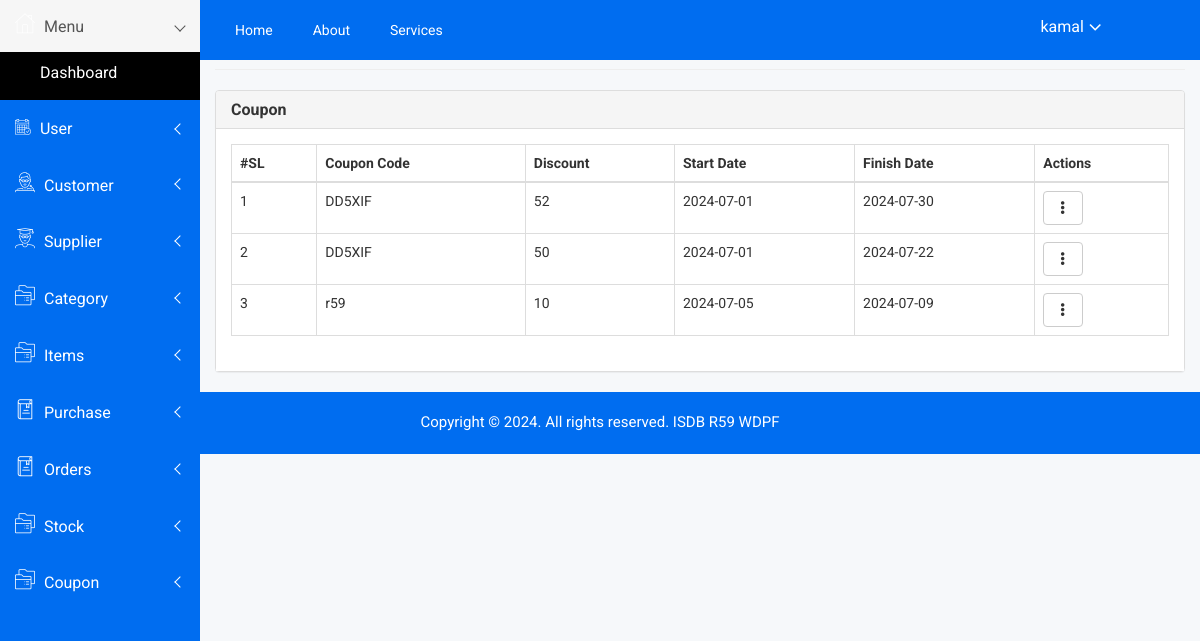
Before: /admin/coupon_list.php (signed in) with the older database file.
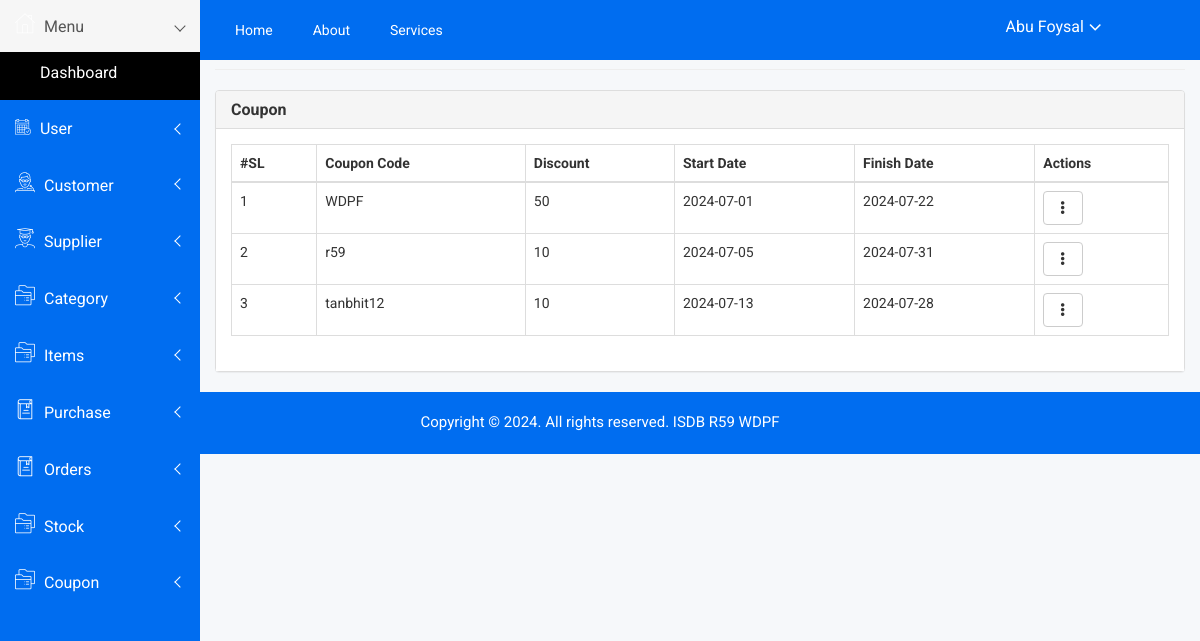
After: the same page with the newer database file.
### tables this page shows
CREATE TABLE `coupon` (
  `id` int(11) NOT NULL,
  `cupon_code` varchar(100) NOT NULL,
  `discount` int(11) NOT NULL,
  `start_date` date NOT NULL,
  `finish_date` date NOT NULL,
  `created_by` varchar(50) DEFAULT NULL,
  `created_at` date DEFAULT NULL,
  `updated_by` varchar(50) DEFAULT NULL,
  `updated_at` date DEFAULT NULL,
  `deleted_at` date DEFAULT NULL
);

### admin/include/connection.php (called while the page is built)
<?php
    include_once('class/crud.php');
    $mysqli=new crud("root","","sports_store");
    $baseurl="http://localhost/sports_store/admin/";
?>

### admin/class/crud.php (called while the page is built, shortened)
<?php
    class crud{
        private $host='localhost';
        private $connection;
        public function __construct($user,$password,$database){
            $this->user=$user;
            $this->password=$password;
            $this->database=$database;
            $this->connection=new mysqli($this->host,$this->user,$this->password,$this->database);
        }
        public function common_select($table,$fields='*',$condition=false,$sort_field=false,$sort='ASC'){
            $result=array();
            $error=false;
            $sql="select $fields from $table where deleted_at is null ";
            $rs=$this->connection->query($sql);
            if($rs){
                if($rs->num_rows > 0){
                    while($r=$rs->fetch_object()){
                        array_push($result,$r);
                    }
                }
            }else{
                $error=$this->connection->error;
            }
            $return = array('data'=>$result,'error'=>$error);
            return $return;
        }
    }
?>

### admin/coupon_list.php (the view, shortened to what the changed rows need)
<?php include('include/header.php') ; ?>
<link href="https://cdn.datatables.net/1.10.24/css/dataTables.bootstrap.min.css" rel="stylesheet">
<div class="container-fluid">
    <div class="panel panel-default">
        <div class="panel-body">
            <div class="table-responsive">
                <table class="table table-bordered table-hover">
                    <thead>
                        <tr>
                            <th>#SL</th>
                            <th>Coupon Code</th>
                            <th>Discount</th>
                            <th>Start Date</th>
                            <th>Finish Date</th>
                            <th>Actions</th>
                        </tr>
                    </thead>
                    <tbody>
                        <?php
                            $result=$mysqli->common_select('coupon');
                            if($result){
                                if($result['data']){
                                    $i=1;
                                    foreach($result['data'] as $data){
                        ?>
                        <tr>
                            <td><?= $i++ ?></td>
                            <td><?= $data->cupon_code ?></td>
                            <td><?= $data->discount ?></td>
                            <td><?= $data->start_date ?></td>
                            <td><?= $data->finish_date ?></td>
                            <td>
                                <div class="dropdown">
                                    <button type="button" class="btn btn-default dropdown-toggle" data-toggle="dropdown">
                                        <i class="glyphicon glyphicon-option-vertical"></i>
                                    </button>
                                </div>
                            </td>
                        </tr>
                        <?php } } } ?>
                    </tbody>
                </table>
            </div>
        </div>
    </div>
</div>
<?php include('include/footer.php') ; ?>

### admin/include/header.php (shortened to what the changed rows need)
<?php require_once('connection.php'); ?>
<!doctype html>
<html class="no-js" lang="en">
<head>
    <link rel="stylesheet" href="<?= $baseurl ?>assets/css/bootstrap.min.css">
    <link rel="stylesheet" href="<?= $baseurl ?>assets/css/font-awesome.min.css">
    <link rel="stylesheet" href="<?= $baseurl ?>assets/css/owl.carousel.css">
    <link rel="stylesheet" href="<?= $baseurl ?>assets/css/owl.theme.css">
    <link rel="stylesheet" href="<?= $baseurl ?>assets/css/owl.transitions.css">
    <link rel="stylesheet" href="<?= $baseurl ?>assets/css/animate.css">
    <link rel="stylesheet" href="<?= $baseurl ?>assets/css/normalize.css">
    <link rel="stylesheet" href="<?= $baseurl ?>assets/css/meanmenu.min.css">
    <link rel="stylesheet" href="<?= $baseurl ?>assets/css/main.css">
    <link rel="stylesheet" href="<?= $baseurl ?>assets/css/educate-custon-icon.css">
    <link rel="stylesheet" href="<?= $baseurl ?>assets/css/morrisjs/morris.css">
    <link rel="stylesheet" href="<?= $baseurl ?>assets/css/scrollbar/jquery.mCustomScrollbar.min.css">
    <link rel="stylesheet" href="<?= $baseurl ?>assets/css/metisMenu/metisMenu.min.css">
    <link rel="stylesheet" href="<?= $baseurl ?>assets/css/metisMenu/metisMenu-vertical.css">
    <link rel="stylesheet" href="<?= $baseurl ?>assets/css/calendar/fullcalendar.min.css">
    <link rel="stylesheet" href="<?= $baseurl ?>assets/css/calendar/fullcalendar.print.min.css">
    <link rel="stylesheet" href="<?= $baseurl ?>assets/style.css">
    <link rel="stylesheet" href="<?= $baseurl ?>assets/css/responsive.css">
</head>
<body>
<div class="all-content-wrapper">
  <div class="header-advance-area">
    <div class="header-top-area">
        <div class="container-fluid">
            <div class="row">
                <div class="col-lg-12 col-md-12 col-sm-12 col-xs-12">
                    <div class="header-top-wraper">
                        <div class="row">
                            <div class="col-lg-5 col-md-5 col-sm-12 col-xs-12">
                                <div class="header-right-info">
                                    <ul class="nav navbar-nav mai-top-nav header-right-menu">
                                        <li class="nav-item">
                                            <a href="#" data-toggle="dropdown" role="button" aria-expanded="false" class="nav-link dropdown-toggle">
                                                <span class="admin-name"><?= $_SESSION['name'] ?></span>
                                                <i class="fa fa-angle-down edu-icon edu-down-arrow"></i>
                                            </a>
                                        </li>
                                    </ul>
                                </div>
                            </div>
                        </div>
                    </div>
                </div>
            </div>
        </div>
    </div>
</div>

Changed rows visible on the page:
no longer on this page (row edited): coupon: cupon_code "DD5XIF", discount "52", start_date "2024-07-01", finish_date "2024-07-30"
changed coupon: cupon_code "DD5XIF" → "WDPF"
changed coupon (number 2 of 3 on the later page): finish_date "2024-07-09" → "2024-07-31"
added coupon: cupon_code "tanbhit12", discount "10", start_date "2024-07-13", finish_date "2024-07-28"
Other visible differences:
$_SESSION['name']: "kamal" → "Abu Foysal"
